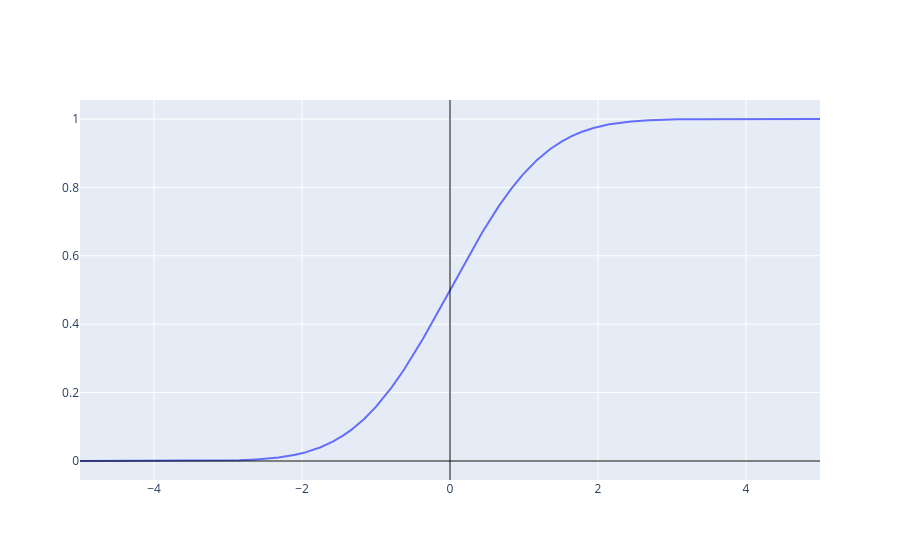

The notebook cell this image was saved under:
### Code cell
if __name__ == '__main__' and '__file__' not in globals():
  gaussian = _gaussian(0.0, 1.0)
  gaussian_cdf = _cdf(gaussian)
  _plot_function(gaussian_cdf, (-5, 5))

### Figure 1 — Plotly figure (JSON) as saved in the notebook; plotly's stock layout.template omitted (floating-point values rounded to 4 significant figures; data arrays with more than 128 entries replaced by an {"elided": "..."} marker saying what was removed)
{"data": [{"mode": "lines", "type": "scatter", "x": {"elided": "4097 float values"}, "y": {"elided": "4097 float values"}}], "layout": {"shapes": [{"line": {"color": "black", "width": 1}, "type": "line", "x0": 0, "x1": 1, "xref": "x domain", "y0": 0, "y1": 0, "yref": "y"}, {"line": {"color": "black", "width": 1}, "type": "line", "x0": 0, "x1": 0, "xref": "x", "y0": 0, "y1": 1, "yref": "y domain"}]}}
